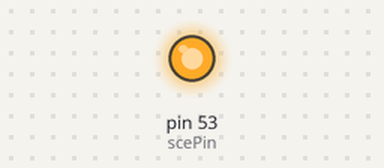
Simulated run of this sketch. Board: Arduino Mega 2560, built with avr-gcc and run on an emulated ATmega2560. Shown: output pins drawn as LEDs (lit = HIGH). What the sketch prints to the serial monitor is not drawn.

Above: at 0.1 s.
Timing chart, 0 to 1.6 s (numbered marks = the images above):
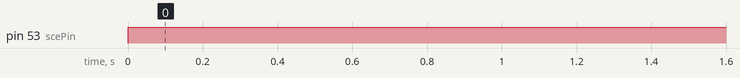

The sketch:

ESP_MCP3201_SPI.ino
```cpp
/*
 ********************** ESP_MCP3201_SPI *****************
 *
 * Demo of SPI communication of an AD converter MCP3201
 * with the ESP8266 board
 *
 ********* Arduino IDE code for the ESP8266 *************
 *
 * This code is intended to be used with the Arduino IDE from
 * https://github.com/esp8266/arduino which supports ESP8266 boards.
 *
 * (test was done with compiled Arduino IDE 1.6.5)
 *
 *  0.1  25/05/15
 *
 *  Version:           0.1
 *  Design:            Somhi
 *  Implementation:    Somhi
 */


/*  Hardware:
      MCP3201 Pin   ---------------- ESP8266 Pin
-       1-VREF      ----------------  3,3V
-       2-IN+       ----------------  ANALOG SIGNAL +
-       3-IN-       ----------------  ANALOG SIGNAL -
-       4-GND       ----------------  GND
-       5-CS        ----CS----------  GPIO15/CS (PIN 19)
-       6-Dout(MISO)----MISO--------  GPIO12/MISO (PIN 16)
-       7-CLK       ----SCLK--------  GPIO14 (PIN 17)
-       8-VDD       ----------------  3.3V
*/


// Import required libraries
#include <SPI.h> 			// We'll use SPI to transfer data. Faster!


// Pin definitions:
const int scePin = 53;   	// SCE - Chip select
//Doesn't need to define hw SPI pins CLK, MISO, MOSI
//const int sdoutPin = 12; 	// Dout(MISO) - Serial data to MCU
//const int sclkPin = 14;  	// SCLK - Serial clock


// spi data initialization
uint16_t out = 0;

void setup(void)
{
// Start Serial
Serial.begin(115200);

// spi setup
spiBegin();

}


void loop() {
  digitalWrite(scePin, LOW);
  out=SPI.transfer16(0x00);
  digitalWrite(scePin, HIGH);

  mcp_output(out);

  delay(1000);
}


void mcp_output(uint16_t out){
  uint16_t temp=0;
  temp = out & 0xFF00;
  temp = temp >> 8;      //LSB
  out = out << 8;        //MSB
  out = out + temp;
  out = out >> 1;
  out = out & 0x0FFF;
  Serial.print("mcp3201out: ");
  Serial.println(out);
}


void spiBegin(void)
{
  //Configure control pins
  pinMode(scePin, OUTPUT);
// Doesn't need to define direction of hw SPI pins CLK, MISO, MOSI
//  pinMode(sdoutPin, INPUT);
//  pinMode(sclkPin, OUTPUT);

  SPI.begin();
  SPI.setDataMode(SPI_MODE0);
  SPI.setBitOrder(MSBFIRST);
  SPI.setClockDivider(SPI_CLOCK_DIV8);  // 26/8 = 3.12 MHz, respect 26MHz freq of ESP8266
  digitalWrite(scePin, HIGH);
}
```

Measured:
- by itself, pin 53 (scePin): LOW → HIGH at 0.00 s
